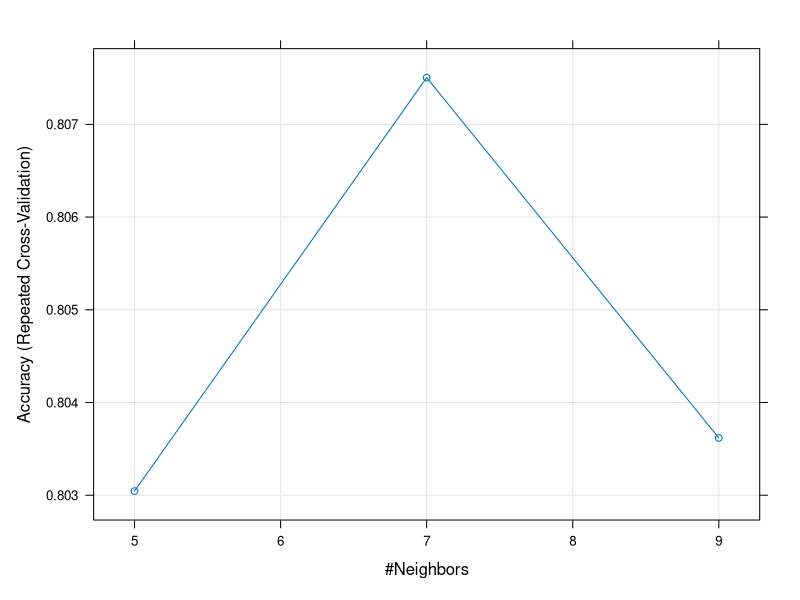
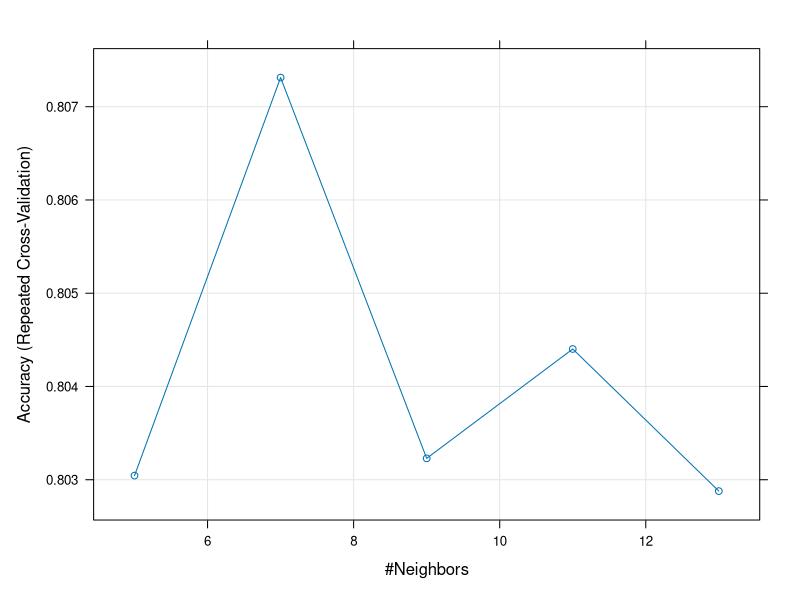
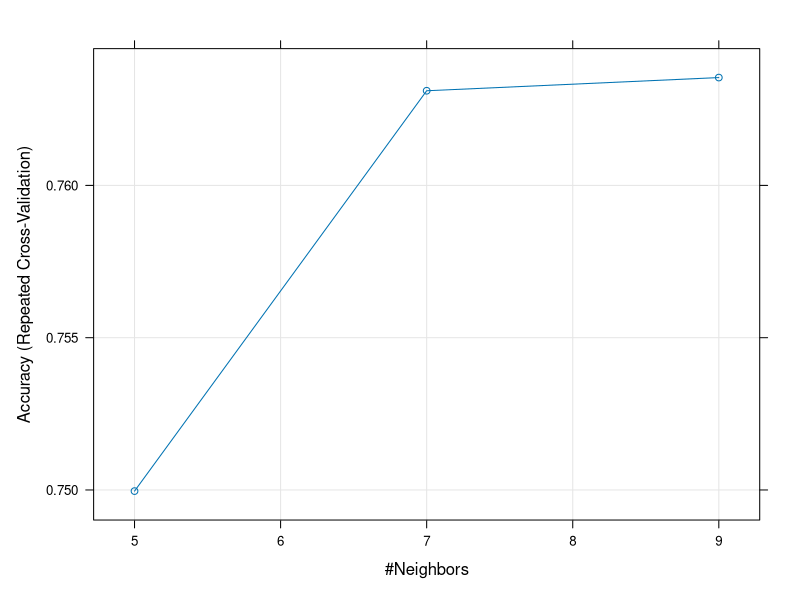
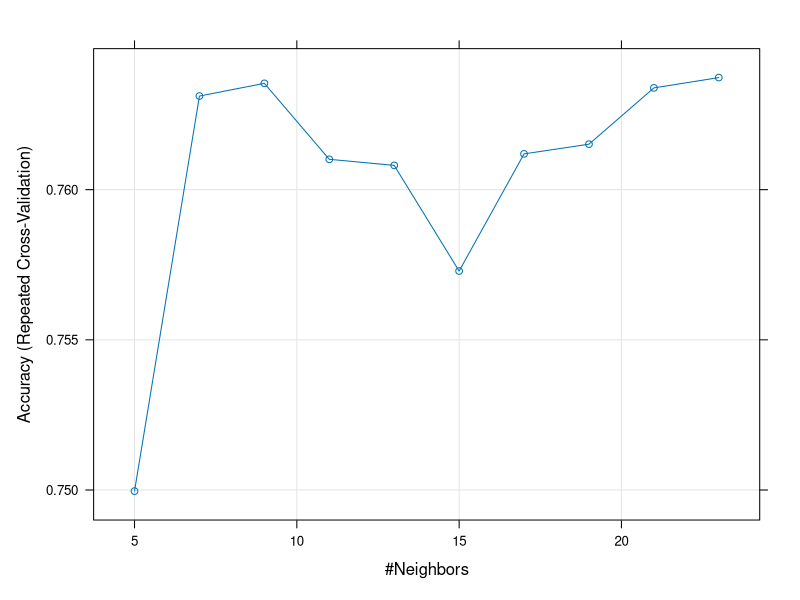
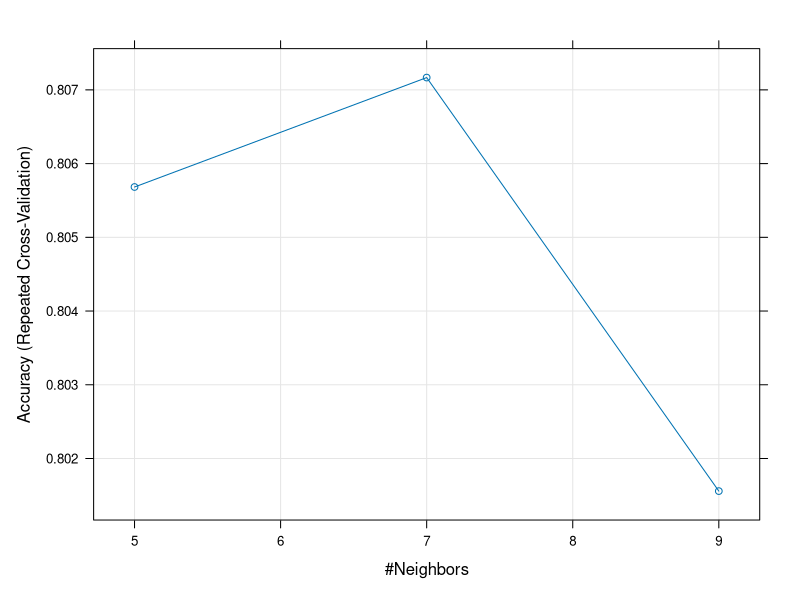
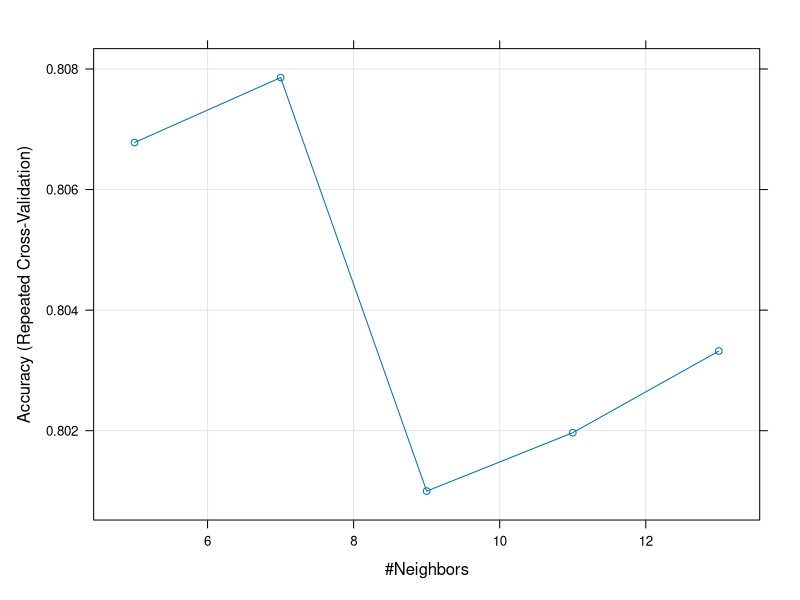

The R source for these figures, in order: (Note: a time limit stopped this script after it produced the figures.)
## ---- chunk 1
library(dplyr)
library(ggplot2)
library(caret)
## ---- chunk 2
df <- read.csv("../data/student-por_v3.csv", stringsAsFactors = TRUE)
head(df)
## ---- chunk 3
str(df)
## ---- chunk 4
summary(df)
## ---- chunk 5
df$famsize <- factor(df$famsize, ordered = TRUE, levels = c("LE3", "GT3"))
df$Medu <- factor(df$Medu, ordered = TRUE, levels = 0:4)
df$Fedu <- factor(df$Fedu, ordered = TRUE, levels = 0:4)
df$traveltime <- factor(df$traveltime, ordered = TRUE, levels = 1:4)
df$studytime <- factor(df$studytime, ordered = TRUE, levels = 1:4)
df$failures <- factor(df$failures, ordered = TRUE, levels = 0:4)
df$famrel <- factor(df$famrel, ordered = TRUE, levels = 1:5)
df$freetime <- factor(df$freetime, ordered = TRUE, levels = 1:5)
df$goout <- factor(df$goout, ordered = TRUE, levels = 1:5)
df$Dalc <- factor(df$Dalc, ordered = TRUE, levels = 1:5)
df$Walc <- factor(df$Walc, ordered = TRUE, levels = 1:5)
df$health <- factor(df$health, ordered = TRUE, levels = 1:5)
## ---- chunk 6
df$G3 <- NULL
## ---- chunk 7
str(df)
## ---- chunk 8
summary(df)
## ---- chunk 9
set.seed(42)

train_index <- createDataPartition(
  df$result,
  p = 0.8,
  list = FALSE,
  times = 1
)

train_set <- df[train_index, ]
test_set <- df[-train_index, ]
## ---- chunk 10
nrow(train_set)
## ---- chunk 11
nrow(test_set)
## ---- chunk 12
table(train_set$result)
## ---- chunk 13
set.seed(42)

down_train_set <- downSample(
  x = train_set[, -ncol(train_set)],
  y = train_set$result,
  yname = "result"
)

table(down_train_set$result)
## ---- chunk 14
set.seed(42)

up_train_set <- upSample(
  x = train_set[, -ncol(train_set)],
  y = train_set$result,
  yname = "result"
)

table(up_train_set$result)
## ---- chunk 15
fit_control <- trainControl(
  method = "repeatedcv",
  number = 10,
  repeats = 10
)
## ---- chunk 16
train_model <- function(method = "",
                        data = train_set,
                        tuneGrid = NULL,
                        tuneLength = 3) {
  set.seed(42)

  fit <- train(
    result ~ .,
    data = data,
    method = method,
    trControl = fit_control,
    preProcess = c("center", "scale"),
    tuneGrid = tuneGrid,
    tuneLength = tuneLength
  )

  print(fit)
  
  return(fit)
}
## ---- chunk 17
evaluate_model <- function(model = NULL, alias = "", family = "") {
  pred <- predict(model, test_set)

  cm <- confusionMatrix(pred, test_set$result, mode = "prec_recall")
  print(cm)

  precision_score <- precision(pred, test_set$result)
  recall_score <- recall(pred, test_set$result)
  f1_score <- F_meas(pred, test_set$result)

  return(data.frame(
    Model = alias,
    Family = ifelse(family == "", alias, family),
    Accuracy = round(cm$overall[["Accuracy"]], 3),
    Precision = round(precision_score, 3),
    Recall = round(recall_score, 3),
    F1 = round(f1_score, 3)
  ))
}
## ---- chunk 18
knn_clf <- train_model("knn")
## ---- chunk 19
plot(knn_clf)
## ---- chunk 20
knn_clf <- train_model("knn", tuneLength = 5)
## ---- chunk 21
plot(knn_clf)
## ---- chunk 22
knn_metrics <- evaluate_model(knn_clf, "knn")
## ---- chunk 23
down_knn_clf <- train_model("knn", down_train_set)

## ---- chunk 24
plot(down_knn_clf)
## ---- chunk 25
down_knn_clf <- train_model("knn", down_train_set, tuneLength = 10)
## ---- chunk 26
plot(down_knn_clf)
## ---- chunk 27
down_knn_metrics <- evaluate_model(down_knn_clf,"knn")
## ---- chunk 28
up_knn_clf <- train_model("knn", up_train_set)
## ---- chunk 29
plot(up_knn_clf)
## ---- chunk 30
up_knn_clf <- train_model("knn", up_train_set, tuneLength = 5)
## ---- chunk 31
plot(up_knn_clf)
## ---- chunk 32
up_knn_metrics <- evaluate_model(up_knn_clf,"knn")
## ---- chunk 33
dt_clf <- train_model("rpart2")
## ---- chunk 34
plot(dt_clf)
## ---- chunk 35
dt_metrics <- evaluate_model(dt_clf, "DT")
## ---- chunk 36
down_dt_clf <- train_model("rpart2", down_train_set)
## ---- chunk 37
plot(down_dt_clf)
## ---- chunk 38
down_dt_metrics <- evaluate_model(down_dt_clf, "DT")
## ---- chunk 39
up_dt_clf <- train_model("rpart2", up_train_set)
## ---- chunk 40
plot(up_dt_clf)
## ---- chunk 41
up_dt_clf <- train_model("rpart2", up_train_set, tuneLength = 10)
## ---- chunk 42
plot(up_dt_clf)
## ---- chunk 43
up_dt_metrics <- evaluate_model(up_dt_clf, "DT")
## ---- chunk 44
rf_clf <- train_model("ranger")
## ---- chunk 45
plot(rf_clf)
## ---- chunk 46
rf_clf <- train_model("ranger", tuneLength = 7)
## ---- chunk 47
plot(rf_clf)
## ---- chunk 48
rf_metrics <- evaluate_model(rf_clf, "RF")
## ---- chunk 49
down_rf_clf <- train_model("ranger", down_train_set)
## ---- chunk 50
plot(down_rf_clf)
## ---- chunk 51
down_rf_clf <- train_model("ranger", down_train_set, tuneLength = 7)
## ---- chunk 52
plot(down_rf_clf)
## ---- chunk 53
down_rf_metrics <- evaluate_model(down_rf_clf, "RF")
## ---- chunk 54
up_rf_clf <- train_model("ranger", up_train_set)
## ---- chunk 55
plot(up_rf_clf)
## ---- chunk 56
up_rf_clf <- train_model("ranger", up_train_set, tuneLength = 7)
## ---- chunk 57
plot(up_rf_clf)
## ---- chunk 58
up_rf_metrics <- evaluate_model(up_rf_clf, "RF")
## ---- chunk 59
svm_lin_clf <- train_model("svmLinear2")
## ---- chunk 60
plot(svm_lin_clf)
## ---- chunk 61
svm_lin_tuneGrid <- expand.grid(cost = seq(0.05, 0.5, 0.05))

svm_lin_clf <- train_model("svmLinear2", tuneGrid = svm_lin_tuneGrid)
## ---- chunk 62
plot(svm_lin_clf)
## ---- chunk 63
svm_lin_metrics <- evaluate_model(svm_lin_clf, "SVM - Linear", "SVM")
## ---- chunk 64
down_svm_lin_clf <- train_model("svmLinear2", down_train_set)
## ---- chunk 65
plot(down_svm_lin_clf)
## ---- chunk 66
down_svm_lin_tuneGrid <- expand.grid(cost = seq(0.05, 0.5, 0.05))

down_svm_lin_clf <- train_model(
  "svmLinear2",
  down_train_set,
  tuneGrid = down_svm_lin_tuneGrid
)
## ---- chunk 67
plot(down_svm_lin_clf)
## ---- chunk 68
down_svm_lin_metrics <- evaluate_model(down_svm_lin_clf, "SVM - Linear", "SVM")
## ---- chunk 69
up_svm_lin_clf <- train_model("svmLinear2", up_train_set)
## ---- chunk 70
plot(up_svm_lin_clf)
## ---- chunk 71
up_svm_lin_clf <- train_model("svmLinear2", up_train_set, tuneLength = 10)
## ---- chunk 72
plot(up_svm_lin_clf)
## ---- chunk 73
up_svm_lin_metrics <- evaluate_model(up_svm_lin_clf, "SVM - Linear", "SVM")
## ---- chunk 74
svm_poly_clf <- train_model("svmPoly")
## ---- chunk 75
plot(svm_poly_clf)
## ---- chunk 76
svm_poly_tuneGrid <- expand.grid(
  degree = 1,
  scale = c(0.01, 0.1),
  C = seq(0.1, 1.5, 0.05)
)

svm_poly_clf <- train_model("svmPoly", tuneGrid = svm_poly_tuneGrid)
## ---- chunk 77
plot(svm_poly_clf)
## ---- chunk 78
svm_poly_metrics <- evaluate_model(svm_poly_clf, "SVM - Poly", "SVM")
## ---- chunk 79
down_svm_poly_clf <- train_model("svmPoly", down_train_set)
## ---- chunk 80
plot(down_svm_poly_clf)
## ---- chunk 81
down_svm_poly_tuneGrid <- expand.grid(
  degree = 3,
  scale = 0.01,
  C = seq(0.25, 1, 0.05)
)

down_svm_poly_clf <- train_model(
  "svmPoly",
  down_train_set,
  tuneGrid = down_svm_poly_tuneGrid
)
## ---- chunk 82
plot(down_svm_poly_clf)
## ---- chunk 83
down_svm_poly_metrics <- evaluate_model(down_svm_poly_clf, "SVM - Poly", "SVM")
## ---- chunk 84
up_svm_poly_clf <- train_model("svmPoly", up_train_set)
## ---- chunk 85
plot(up_svm_poly_clf)
## ---- chunk 86
up_svm_poly_tuneGrid <- expand.grid(
  degree = 3,
  scale = 0.1,
  C = seq(0.05, 0.25, 0.05)
)

up_svm_poly_clf <- train_model(
  "svmPoly",
  up_train_set,
  tuneGrid = up_svm_poly_tuneGrid
)
## ---- chunk 87
plot(up_svm_poly_clf)
## ---- chunk 88
up_svm_poly_metrics <- evaluate_model(up_svm_poly_clf, "SVM - Poly", "SVM")
## ---- chunk 89
svm_rbf_clf <- train_model("svmRadial")
## ---- chunk 90
plot(svm_rbf_clf)
## ---- chunk 91
svm_rbf_clf <- train_model("svmRadial", tuneLength = 7)
## ---- chunk 92
plot(svm_rbf_clf)
## ---- chunk 93
svm_rbf_metrics <- evaluate_model(svm_rbf_clf, "SVM - RBF", "SVM")
## ---- chunk 94
down_svm_rbf_clf <- train_model("svmRadial", down_train_set)
## ---- chunk 95
plot(down_svm_rbf_clf)
## ---- chunk 96
down_svm_rbf_clf <- train_model("svmRadial", down_train_set, tuneLength = 7)
## ---- chunk 97
plot(down_svm_rbf_clf)
## ---- chunk 98
down_svm_rbf_metrics <- evaluate_model(down_svm_rbf_clf, "SVM - RBF", "SVM")
## ---- chunk 99
up_svm_rbf_clf <- train_model("svmRadial", up_train_set)
## ---- chunk 100
plot(up_svm_rbf_clf)
## ---- chunk 101
up_svm_rbf_clf <- train_model("svmRadial", up_train_set, tuneLength = 10)
## ---- chunk 102
plot(up_svm_rbf_clf)
## ---- chunk 103
up_svm_rbf_metrics <- evaluate_model(up_svm_rbf_clf, "SVM - RBF", "SVM")
## ---- chunk 104
nb_clf <- train_model("naive_bayes")
## ---- chunk 105
plot(nb_clf)
## ---- chunk 106
nb_tuneGrid <- expand.grid(
  adjust = 1,
  usekernel = FALSE,
  laplace = seq(0, 1, 0.1)
)

nb_clf <- train_model("naive_bayes", tuneGrid = nb_tuneGrid)
## ---- chunk 107
plot(nb_clf)
## ---- chunk 108
nb_metrics <- evaluate_model(nb_clf, "NB")
## ---- chunk 109
down_nb_clf <- train_model("naive_bayes", down_train_set)
## ---- chunk 110
plot(down_nb_clf)
## ---- chunk 111
down_nb_tuneGrid <- expand.grid(
  adjust = 1,
  usekernel = FALSE,
  laplace = seq(0, 1, 0.1)
)

down_nb_clf <- train_model(
  "naive_bayes",
  down_train_set,
  tuneGrid = down_nb_tuneGrid
)
## ---- chunk 112
plot(down_nb_clf)
## ---- chunk 113
down_nb_metrics <- evaluate_model(down_nb_clf, "NB")
## ---- chunk 114
up_nb_clf <- train_model("naive_bayes", up_train_set)
## ---- chunk 115
plot(up_nb_clf)
## ---- chunk 116
up_nb_tuneGrid <- expand.grid(
  adjust = 1,
  usekernel = FALSE,
  laplace = seq(0, 1, 0.1)
)

up_nb_clf <- train_model("naive_bayes", up_train_set, tuneGrid = up_nb_tuneGrid)
## ---- chunk 117
plot(up_nb_clf)
## ---- chunk 118
up_nb_metrics <- evaluate_model(up_nb_clf, "NB")
## ---- chunk 119
ab_clf <- train_model("adaboost")
## ---- chunk 120
plot(ab_clf)
## ---- chunk 121
ab_tuneGrid <- expand.grid(
  method = "Real adaboost",
  nIter = seq(150, 500, 50)
)

ab_clf <- train_model("adaboost", tuneGrid = ab_tuneGrid)
## ---- chunk 122
plot(ab_clf)
## ---- chunk 123
ab_metrics <- evaluate_model(ab_clf, "AB")
## ---- chunk 124
down_ab_clf <- train_model("adaboost", down_train_set)
## ---- chunk 125
plot(down_ab_clf)
## ---- chunk 126
down_ab_tuneGrid <- expand.grid(
  method = "Real adaboost",
  nIter = seq(150, 500, 50)
)

down_ab_clf <- train_model(
  "adaboost",
  down_train_set,
  tuneGrid = down_ab_tuneGrid
)
## ---- chunk 127
plot(down_ab_clf)
## ---- chunk 128
down_ab_metrics <- evaluate_model(down_ab_clf, "AB")
## ---- chunk 129
up_ab_clf <- train_model("adaboost", up_train_set)
## ---- chunk 130
plot(up_ab_clf)
## ---- chunk 131
up_ab_tuneGrid <- expand.grid(
  method = "Real adaboost",
  nIter = seq(150, 500, 50)
)

up_ab_clf <- train_model(
  "adaboost",
  up_train_set,
  tuneGrid = up_ab_tuneGrid
)
## ---- chunk 132
plot(up_ab_clf)
## ---- chunk 133
up_ab_metrics <- evaluate_model(up_ab_clf, "AB")
## ---- chunk 134
xgb_lin_clf <- train_model("xgbLinear")
## ---- chunk 135
plot(xgb_lin_clf)
## ---- chunk 136
xgb_lin_tuneGrid <- expand.grid(
  eta = 0.3,
  lambda = 0,
  alpha = 0,
  nrounds = seq(50, 100, 10)
)

xgb_lin_clf <- train_model("xgbLinear", tuneGrid = xgb_lin_tuneGrid)
## ---- chunk 137
plot(xgb_lin_clf)
## ---- chunk 138
xgb_lin_metrics <- evaluate_model(xgb_lin_clf, "XGB - Linear", "XGB")
## ---- chunk 139
down_xgb_lin_clf <- train_model("xgbLinear", down_train_set)
## ---- chunk 140
plot(down_xgb_lin_clf)
## ---- chunk 141
down_xgb_lin_tuneGrid <- expand.grid(
  eta = 0.3,
  lambda = 0.1,
  alpha = c(0.0001, 0.001, 0.01, 0.1, 0),
  nrounds = seq(50, 200, 10)
)

down_xgb_lin_clf <- train_model(
  "xgbLinear", 
  down_train_set, 
  tuneGrid = down_xgb_lin_tuneGrid
)
## ---- chunk 142
plot(down_xgb_lin_clf)
## ---- chunk 143
down_xgb_lin_metrics <- evaluate_model(down_xgb_lin_clf, "XGB - Linear", "XGB")
## ---- chunk 144
up_xgb_lin_clf <- train_model("xgbLinear", up_train_set)
## ---- chunk 145
plot(up_xgb_lin_clf)
## ---- chunk 146
up_xgb_lin_metrics <- evaluate_model(up_xgb_lin_clf, "XGB - Linear", "XGB")
## ---- chunk 147
train_xgb_tree <- function(method = "",
                        data = train_set,
                        tuneGrid = NULL,
                        tuneLength = 3) {
  set.seed(42)

  fit <- train(
    result ~ .,
    data = data,
    method = method,
    trControl = fit_control,
    preProcess = c("center", "scale"),
    tuneGrid = tuneGrid,
    tuneLength = tuneLength,
    verbosity = 0
  )

  print(fit)
  
  return(fit)
}
## ---- chunk 148
xgb_tree_clf <- train_xgb_tree("xgbTree")
## ---- chunk 149
plot(xgb_tree_clf)
## ---- chunk 150
xgb_tree_tuneGrid <- expand.grid(
  gamma = 0,
  min_child_weight = 1,
  max_depth = 1,
  eta = 0.4,
  subsample = 1,
  colsample_bytree = seq(0.6, 1.0, 0.1),
  nrounds = seq(100, 200, 10)
)

xgb_tree_clf <- train_xgb_tree("xgbTree", tuneGrid = xgb_tree_tuneGrid)
## ---- chunk 151
plot(xgb_tree_clf)
## ---- chunk 152
xgb_tree_metrics <- evaluate_model(xgb_tree_clf, "XGB - Tree", "XGB")
## ---- chunk 153
down_xgb_tree_clf <- train_xgb_tree("xgbTree", down_train_set)
## ---- chunk 154
plot(down_xgb_tree_clf)
## ---- chunk 155
down_xgb_tree_metrics <- evaluate_model(down_xgb_tree_clf, "XGB - Tree", "XGB")
## ---- chunk 156
up_xgb_tree_clf <- train_xgb_tree("xgbTree", up_train_set)
## ---- chunk 157
plot(up_xgb_tree_clf)
## ---- chunk 158
up_xgb_tree_tuneGrid <- expand.grid(
  gamma = 0,
  min_child_weight = 1,
  max_depth = 2,
  eta = 0.4,
  subsample = 1,
  colsample_bytree = 0.6,
  nrounds = seq(100, 200, 10)
)

up_xgb_tree_clf <- train_xgb_tree(
  "xgbTree", 
  up_train_set, 
  tuneGrid = up_xgb_tree_tuneGrid
)
## ---- chunk 159
plot(up_xgb_tree_clf)
## ---- chunk 160
up_xgb_tree_metrics <- evaluate_model(up_xgb_tree_clf, "XGB - Tree", "XGB")
## ---- chunk 161
train_nn <- function(method = "",
                        data = train_set,
                        tuneGrid = NULL,
                        tuneLength = 3) {
  set.seed(42)

  fit <- train(
    result ~ .,
    data = data,
    method = method,
    trControl = fit_control,
    preProcess = c("center", "scale"),
    tuneGrid = tuneGrid,
    tuneLength = tuneLength,
    trace = FALSE
  )

  print(fit)
  
  return(fit)
}
## ---- chunk 162
nn_clf <- train_nn("nnet")
## ---- chunk 163
plot(nn_clf)
## ---- chunk 164
nn_clf <- train_nn("nnet", tuneLength = 7)
## ---- chunk 165
plot(nn_clf)
## ---- chunk 166
nn_metrics <- evaluate_model(nn_clf, "NN")
## ---- chunk 167
down_nn_clf <- train_nn("nnet", down_train_set)
## ---- chunk 168
plot(down_nn_clf)
## ---- chunk 169
down_nn_clf <- train_nn("nnet", down_train_set, tuneLength = 7)
## ---- chunk 170
plot(down_nn_clf)
## ---- chunk 171
down_nn_metrics <- evaluate_model(down_nn_clf, "NN")
## ---- chunk 172
up_nn_clf <- train_nn("nnet", up_train_set)
## ---- chunk 173
plot(up_nn_clf)
## ---- chunk 174
up_nn_clf <- train_nn("nnet", up_train_set, tuneLength = 7)
## ---- chunk 175
plot(up_nn_clf)
## ---- chunk 176
up_nn_metrics <- evaluate_model(up_nn_clf, "NN")
## ---- chunk 177
aggregate_accuracy <- function(df) {
  df_accuracy <- df %>%
    group_by(Family) %>%
    slice(which.max(Accuracy)) %>%
    arrange(desc(Accuracy)) %>%
    select(-1)

  print(df_accuracy)
  
  plot_accuracy <- df_accuracy %>%
    ggplot(aes(x = reorder(Family, -Accuracy), y = Accuracy, fill = Family)) +
    geom_bar(stat = "identity") +
    geom_text(aes(label = Accuracy), vjust=-0.5) +
    ggtitle("Accuracy by Model") +
    xlab("Model") +
    ylim(0, 1) +
    labs(fill = "Model") +
    theme(axis.text.x = element_text(angle = 90, vjust = 0.5, hjust=1))
  
  print(plot_accuracy)
}
## ---- chunk 178
aggregate_f1 <- function(df) {
  df_f1 <- df %>%
    group_by(Family) %>%
    slice(which.max(F1)) %>%
    arrange(desc(F1)) %>%
    select(-1)

  print(df_f1)
  
  plot_f1 <- df_f1 %>%
    ggplot(aes(x = reorder(Family, -F1), y = F1, fill = Family)) +
    geom_bar(stat = "identity") +
    geom_text(aes(label = F1), vjust=-0.5) +
    ggtitle("F1 Score by Model") +
    xlab("Model") +
    ylab("F1 Score") +
    ylim(0, 1) +
    labs(fill = "Model") +
    theme(axis.text.x = element_text(angle = 90, vjust = 0.5, hjust=1))
  
  print(plot_f1)
}
## ---- chunk 179
df_eval <- rbind(
  dt_metrics,
  rf_metrics,
  svm_lin_metrics,
  svm_poly_metrics,
  svm_rbf_metrics,
  nb_metrics,
  ab_metrics,
  xgb_lin_metrics,
  xgb_tree_metrics,
  nn_metrics
)

df_eval
## ---- chunk 180
aggregate_accuracy(df_eval)
## ---- chunk 181
aggregate_f1(df_eval)
## ---- chunk 182
down_df_eval <- rbind(
  down_dt_metrics,
  down_rf_metrics,
  down_svm_lin_metrics,
  down_svm_poly_metrics,
  down_svm_rbf_metrics,
  down_nb_metrics,
  down_ab_metrics,
  down_xgb_lin_metrics,
  down_xgb_tree_metrics,
  down_nn_metrics
)

down_df_eval
## ---- chunk 183
aggregate_accuracy(down_df_eval)
## ---- chunk 184
aggregate_f1(down_df_eval)
## ---- chunk 185
up_df_eval <- rbind(
  up_dt_metrics,
  up_rf_metrics,
  up_svm_lin_metrics,
  up_svm_poly_metrics,
  up_svm_rbf_metrics,
  up_nb_metrics,
  up_ab_metrics,
  up_xgb_lin_metrics,
  up_xgb_tree_metrics,
  up_nn_metrics
)

up_df_eval
## ---- chunk 186
aggregate_accuracy(up_df_eval)
## ---- chunk 187
aggregate_f1(up_df_eval)
